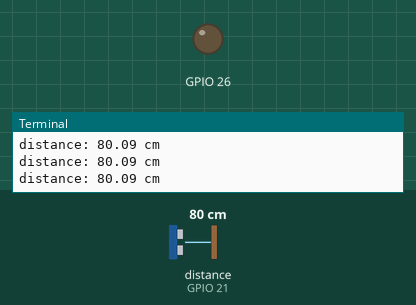
Bench run of a program on a simulated Raspberry Pi (BCM pin numbers). On the bench: output pins drawn as LEDs (lit = HIGH), the last lines printed to the terminal. The test bench sets the inputs (shaded band); at power-on: distance to the obstacle (sensor on GPIO 21) 80 cm. The echo pulse lasts 58.3 µs per cm; the clock reads 2024-03-15 10:24:30 at power-on unless the program sets it; pins used as bus, display or sensor lines are not drawn.

Above: at 1.2 s.
1.3 s: distance to the obstacle (sensor on GPIO 21) set to 54 cm
2.8 s: distance to the obstacle (sensor on GPIO 21) set to 47 cm
At 3.7 s:
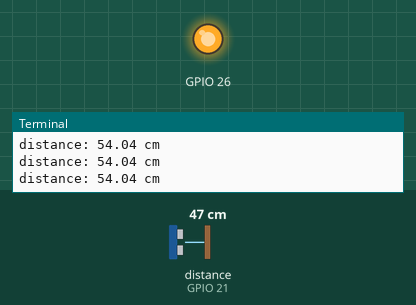
4.3 s: distance to the obstacle (sensor on GPIO 21) set to 60 cm
At 4.8 s:
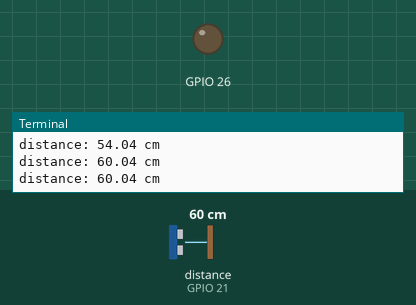
5.9 s: distance to the obstacle (sensor on GPIO 21) set to 2 cm
At 6.8 s:
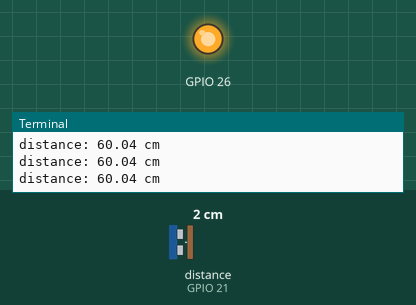
Timing chart, 0 to 8.4 s (numbered marks = the images above; inputs shaded):
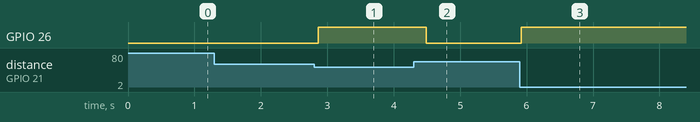

The program:

waterpump.py
```python
# https://www.youtube.com/watch?v=JvQKZXCYMUM&t=275s
# https://www.youtube.com/watch?v=DHbLBTRpTWM
#https://www.youtube.com/watch?v=OTBIXnzcI34&t=197s
#Libraries
import RPi.GPIO as GPIO
import time

#set up components
GPIO.setwarnings(False)
GPIO.setmode(GPIO.BCM) #using broadcom pin system GPIO
#Follow Handout 3/3a
TRIG=20
ECHO=21
#We are using a Activity Low Relay
GPIO.setup(26,GPIO.OUT) #IN1 PUMP

#Program Logic
print("distance measurement in progress")
print("waiting for sensor to settle")
while True:

    GPIO.setup(TRIG,GPIO.OUT)
    GPIO.setup(ECHO,GPIO.IN)
    GPIO.output(TRIG,False)

    time.sleep(0.2)
    GPIO.output(TRIG,True)
    time.sleep(0.00001)
    GPIO.output(TRIG,False)
    #When the trigger pin sends out a pulse, the echo pin becomes high
    #this will give us the pulse_start time
    while GPIO.input(ECHO)==0:
        pulse_start=time.time()
    #the Echo pin remains high until the pusle echo is received back
    #by the receiver.  At this point, the echo pin will drop to low - pulse_end time
    while GPIO.input(ECHO)==1:
        pulse_end=time.time()

    pulse_duration=pulse_end-pulse_start
    distance=pulse_duration*34300
    distance = distance / 2
    distance=round(distance,2)

    if distance >= 50:
        print("distance:",distance,"cm")
        GPIO.output(26,False) #ON PUMP to top up water tank
    else:
        #once the water level reaches set level, pump will stop pumping
        GPIO.output(26,True) #OFF PUMP
```

Measured:
- the behaviour switches between 50 and 49 cm on distance to the obstacle (sensor on GPIO 21) (found by bisection; images 0 and 1)
- after the input at 2.8 s, GPIO 26: LOW → HIGH after 0.07 s
- after the input at 4.3 s, GPIO 26: HIGH → LOW after 0.19 s
- after the input at 5.9 s, GPIO 26: LOW → HIGH at once
